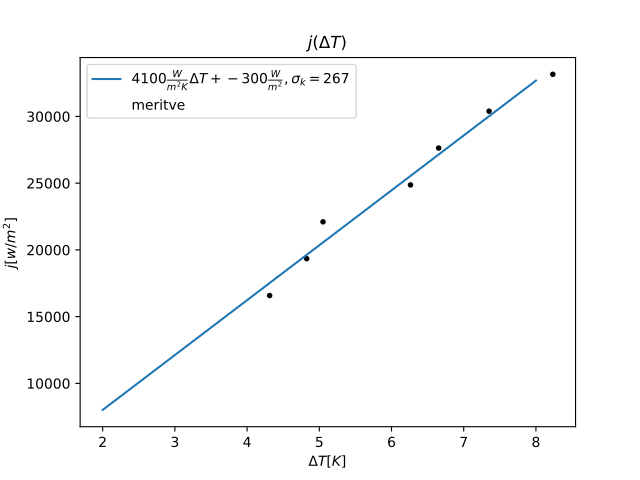

The script that drew this image:
import matplotlib.pyplot as plt
import numpy as np 
import scipy.optimize as sp

#data location
import os
THIS_FOLDER = os.path.dirname(os.path.abspath(__file__))
my_file = os.path.join(THIS_FOLDER, "Moč-napetost.txt")

#data load and manipulation
y, x1 = np.loadtxt(my_file, delimiter="\t", unpack="True")
k = 0.0487
x = x1/k
y /= 0.024**2*np.pi

#fitting function
f = lambda x, a, b: a*x + b
args = [20, 0]
fit = sp.curve_fit(f, x, y, p0=args)
print(fit)
fitlabel = "$%d\\frac{W}{m^2K}\Delta T+%d\\frac{W}{m^2}, \sigma_k=%d$"%(fit[0][0]//100*100, fit[0][1]//100*100, np.sqrt(fit[1][0][0]))
print(fitlabel)
t0 = np.linspace(2, 8, 1000)


#plotting
#plt.ylim(-1e-4, 1e-3)
plt.scatter(x, y, color="black", marker=".")
plt.errorbar(x, y, label='meritve', barsabove="True", linestyle="None", color="black", capsize=5)
plt.plot(t0, f(t0, fit[0][0], fit[0][1]), label=fitlabel)

plt.xlabel("$\Delta T[K]$")
plt.ylabel("$j[w/m^2]$")
plt.legend()
plt.title("$j(\Delta T)$")

plt.show()
plt.close()
